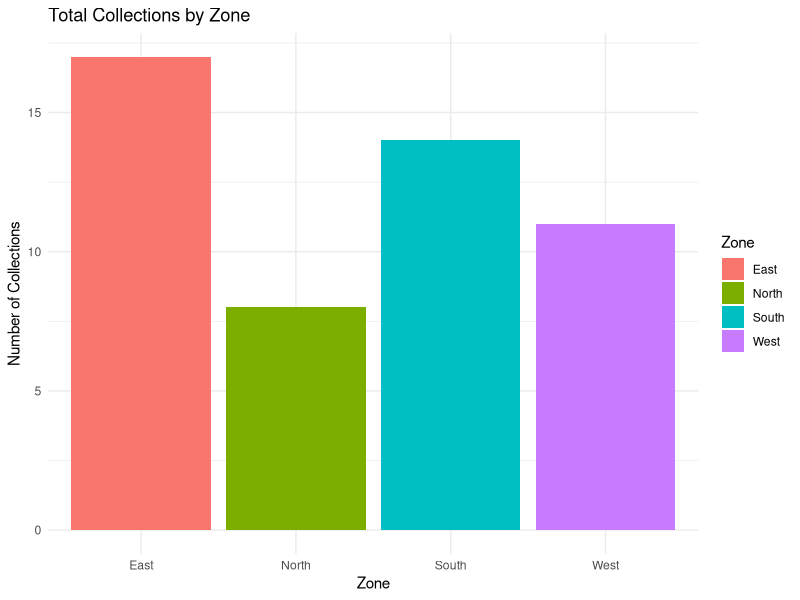
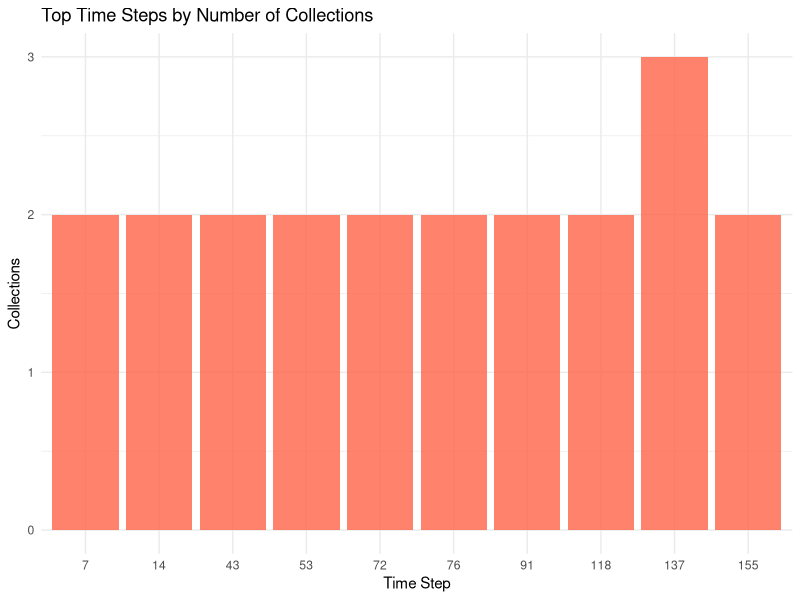
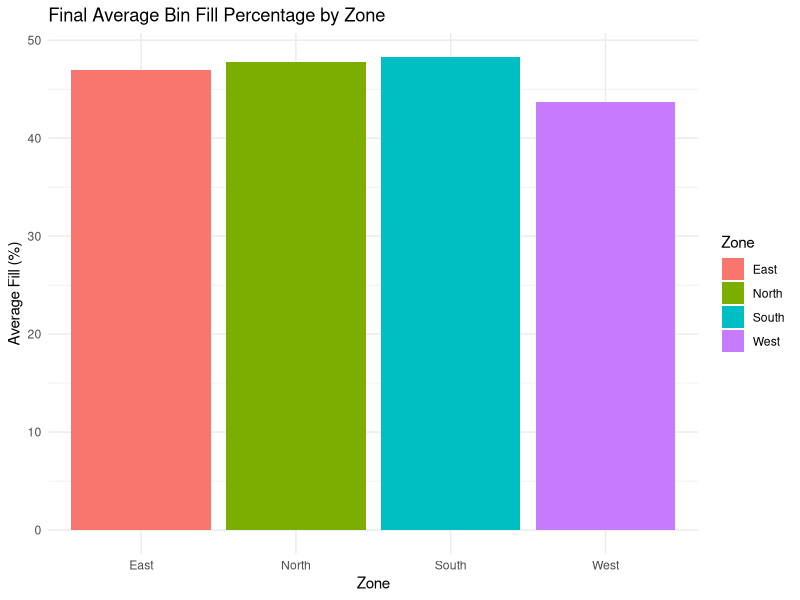

Write the R code that produced these figures, in order.
# ==============================================
# Module 8: Simulation Summary + Bar Charts
# Smart City Waste Management Project
# ==============================================

# Install packages if not already installed
# install.packages(c("dplyr","ggplot2"))

library(dplyr)
library(ggplot2)

# -------------------------------
# Load or Generate Simulation Data
# -------------------------------
# If you already ran the simulation, load data
# events <- read.csv("simulation_events.csv")
# bins <- read.csv("simulation_bin_log.csv")

# For demonstration, let's simulate small sample data
set.seed(123)
zones <- c("North","South","East","West")
bins_per_zone <- 10

events <- data.frame(
  Time = sample(1:200, 50, replace = TRUE),
  Bin_ID = sample(1:(bins_per_zone * length(zones)), 50, replace = TRUE),
  Zone = sample(zones, 50, replace = TRUE),
  Truck_ID = sample(1:2, 50, replace = TRUE),
  Fill_pct = round(runif(50, 80, 100), 2)
)

bins <- data.frame(
  Zone = rep(zones, each = bins_per_zone),
  Bin_ID = 1:(bins_per_zone * length(zones)),
  Fill_pct = runif(bins_per_zone * length(zones), 0, 100)
)

# -------------------------------
# SUMMARY OF SIMULATION
# -------------------------------

cat("=== Simulation Summary ===\n\n")

# Total number of collection events
total_collections <- nrow(events)
cat("Total Bins Serviced (Collections):", total_collections, "\n\n")

# Collections by zone
collections_by_zone <- events %>%
  group_by(Zone) %>%
  summarise(Collections = n(), .groups = "drop")

cat("Collections by Zone:\n")
print(collections_by_zone)
cat("\n")

# Peak time step with most collections
peak_time <- events %>%
  group_by(Time) %>%
  summarise(Collections = n(), .groups = "drop") %>%
  arrange(desc(Collections)) %>%
  slice(1)

cat("Peak Time Step:\n")
print(peak_time)
cat("\n")

# Average fill percentage of bins at the end
avg_fill_by_zone <- bins %>%
  group_by(Zone) %>%
  summarise(Average_Fill = mean(Fill_pct), .groups = "drop")

cat("Average Bin Fill Percentage by Zone (Final State):\n")
print(avg_fill_by_zone)
cat("\n")

# -------------------------------
# BAR CHARTS
# -------------------------------

# 1) Total Collections by Zone
ggplot(collections_by_zone, aes(x = Zone, y = Collections, fill = Zone)) +
  geom_bar(stat = "identity") +
  labs(title = "Total Collections by Zone",
       x = "Zone", y = "Number of Collections") +
  theme_minimal()

# 2) Top Time Steps by Number of Collections
collections_by_time <- events %>%
  group_by(Time) %>%
  summarise(Collections = n(), .groups = "drop")

top_times <- head(collections_by_time %>% arrange(desc(Collections)), 10)

ggplot(top_times, aes(x = factor(Time), y = Collections)) +
  geom_bar(stat = "identity", fill = "tomato", alpha = 0.8) +
  labs(title = "Top Time Steps by Number of Collections",
       x = "Time Step", y = "Collections") +
  theme_minimal()

# 3) Final Average Bin Fill Percentage by Zone
ggplot(avg_fill_by_zone, aes(x = Zone, y = Average_Fill, fill = Zone)) +
  geom_bar(stat = "identity") +
  labs(title = "Final Average Bin Fill Percentage by Zone",
       x = "Zone", y = "Average Fill (%)") +
  theme_minimal()

cat("=== End of Summary and Visualization ===\n")
